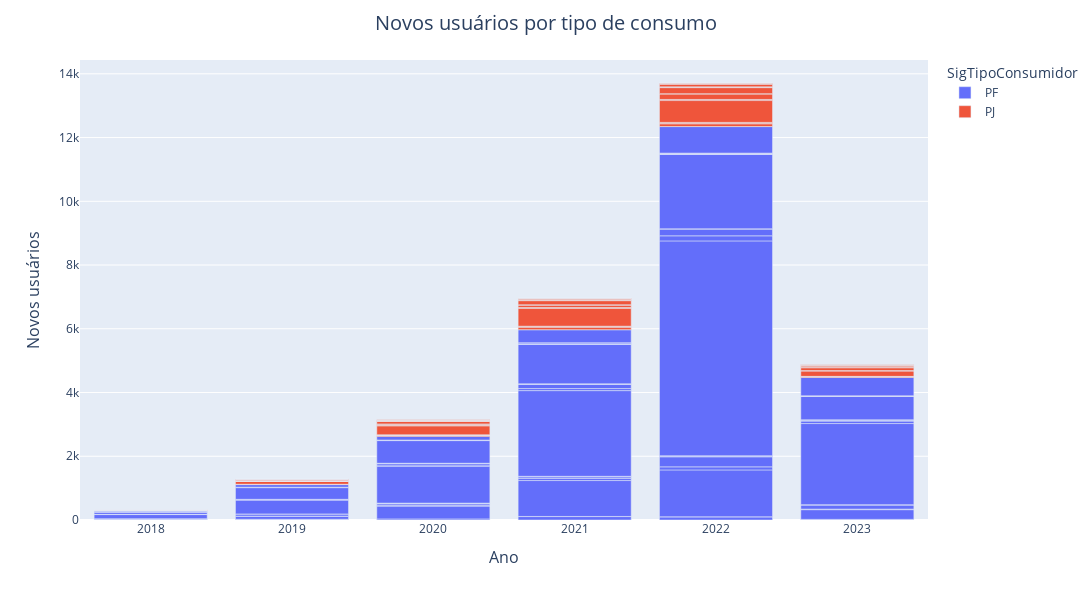
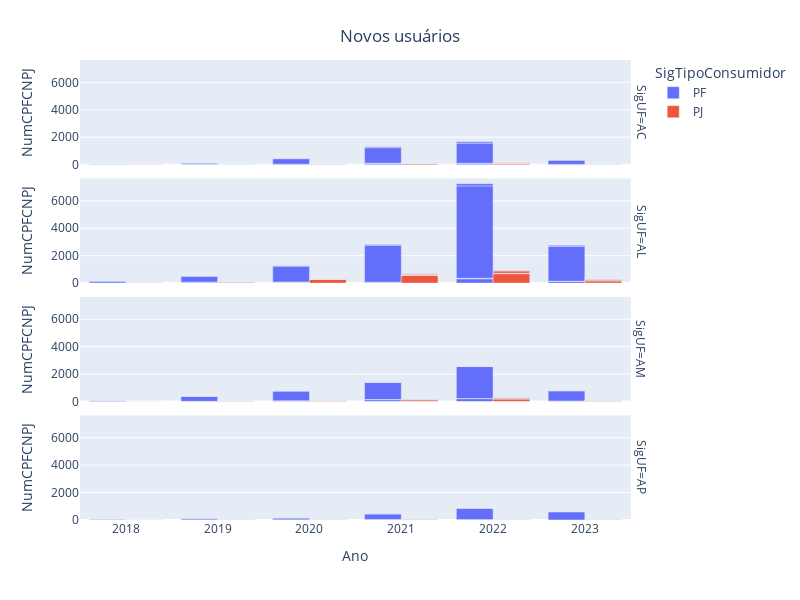

Notebook source saved alongside these figures, in order:
### Markdown cell above
# EDA

Análises de interesse:

    - Evoluções do número de usuários por tempo, segmentado por: 
        - SigTipoConsumigor (pf/pj) e SigUF(uf)
        - DscClasseConsumo (resid/comercial/industrial) e SigUF(uf)
        - 

    - Análises da potencia instalada por tempo, segmentado por: 
        - SigTipoConsumigor (pf/pj) e SigUF(uf)
        - 

    - Análises o agente instalada por grupo tarifario, segmentado por: 
        - SigTipoConsumigor (pf/pj) e SigUF(uf)
        - 


Colunas adequadas para utilização: 

 - SigUF - nome do estado do empreendimento
 - NomMunicipio - nome do município do empreendimento

 - SigTipoConsumidor (PF ou PJ)
 - DthAtualizaCadastralEmpreend

 - DscClasseConsumo - descrição da classe de consumo do empreendimento
 - CodSubGrupoTarifario - código do subgrupo tarifário do empreendimento

 - DscFonteGeracao - descrição da fonte de geração do empreendimento

 - NomAgente - nome do agente 
 - DscPorte - descrição do porte do agente
 - MdaPotenciaInstaladaKW - potência instalada do agente em kW

### Code cell
df['Mes'] = pd.DatetimeIndex(df['DthAtualizaCadastralEmpreend']).month
df['Ano'] = pd.DatetimeIndex(df['DthAtualizaCadastralEmpreend']).year
df['Ano_Mes'] = pd.to_datetime(df['DthAtualizaCadastralEmpreend']).dt.strftime('%Y-%m')

# exclui nulos
df_clean = df.dropna(subset=['NumCPFCNPJ']).copy()

# filtra SigUFs 
df_clean = df_clean[df_clean['SigUF'].isin(['AC', 'AL', 'AM', 'AP'])]

# agrupa os dados
counts = df_clean.groupby(['Ano', 'SigUF','SigTipoConsumidor', 'DscClasseConsumo']).agg({'NumCPFCNPJ': 'nunique'}).reset_index()
# ERRADO - tx_anual_tipo = counts.groupby(['NumCPFCNPJ', 'SigTipoConsumidor'])['Ano'].apply(lambda x: x.pct_change().mean())
# ERRADO - tx_anual_classe = counts.groupby(['NumCPFCNPJ', 'DscClasseConsumo'])['Ano'].apply(lambda x: x.pct_change().mean())


# seria bom adicionar uma linha com a taxa de crescimento anual por Tipo de Consumidor
def grafico_novos_usuarios_tipo(counts):
    counts_filtered = counts.query('Ano >= 2018')
    fig_novos_tipo = px.bar(counts_filtered, x="Ano", y="NumCPFCNPJ", color='SigTipoConsumidor')
    fig_novos_tipo.update_layout(
        width=1200,
        height=600,
        xaxis_title='Ano',
        xaxis_title_font_size=16,
        yaxis_title='Novos usuários',
        yaxis_title_font_size=16,
        title='Novos usuários por tipo de consumo',
        title_font_size=20,
        title_x=.5
    )
    fig_novos_tipo.show()
grafico_novos_usuarios_tipo(counts)
#grafico_novos_usuarios_tipo(counts)


# Tornar a o eixo y variável pelo max de cada UF
def grafico_novos_usuarios_tipo_UF(counts):
    counts_filtered = counts.query('Ano >= 2018')
    fig_novos_tipo_uf = px.bar(counts_filtered, x="Ano", y="NumCPFCNPJ", color='SigTipoConsumidor',barmode="group", facet_row="SigUF")
    fig_novos_tipo_uf.update_layout(
        width=800,
        height=600,
        title={
        'text': "Novos usuários",
        'y':0.95,
        'x':0.5,
        'xanchor': 'center',
        'yanchor': 'top'}
        )

    fig_novos_tipo_uf.show()
grafico_novos_usuarios_tipo_UF(counts)

### Figure 1 — Plotly figure (JSON) as saved in the notebook; plotly's stock layout.template omitted (floating-point values rounded to 4 significant figures)
{"data": [{"alignmentgroup": "True", "hovertemplate": "SigTipoConsumidor=PF<br>Ano=%{x}<br>NumCPFCNPJ=%{y}<extra></extra>", "legendgroup": "PF", "marker": {"color": "#636efa", "pattern": {"shape": ""}}, "name": "PF", "offsetgroup": "PF", "orientation": "v", "showlegend": true, "textposition": "auto", "type": "bar", "x": [2018, 2018, 2018, 2018, 2018, 2018, 2018, 2018, 2018, 2018, 2018, 2018, 2019, 2019, 2019, 2019, 2019, 2019, 2019, 2019, 2019, 2019, 2019, 2019, 2019, 2020, 2020, 2020, 2020, 2020, 2020, 2020, 2020, 2020, 2020, 2020, 2020, 2020, 2020, 2020, 2021, 2021, 2021, 2021, 2021, 2021, 2021, 2021, 2021, 2021, 2021, 2021, 2021, 2021, 2021, 2021, 2021, 2021, 2021, 2022, 2022, 2022, 2022, 2022, 2022, 2022, 2022, 2022, 2022, 2022, 2022, 2022, 2022, 2022, 2022, 2022, 2023, 2023, 2023, 2023, 2023, 2023, 2023, 2023, 2023, 2023, 2023, 2023, 2023, 2023, 2023, 2023], "xaxis": "x", "y": [3, 1, 22, 13, 1, 131, 1, 5, 1, 68, 1, 33, 22, 1, 92, 6, 68, 3, 434, 10, 13, 367, 3, 10, 82, 35, 401, 16, 57, 5, 16, 1157, 38, 53, 1, 2, 711, 3, 15, 113, 108, 1, 2, 1127, 63, 57, 1, 12, 2689, 64, 138, 9, 2, 1239, 12, 37, 1, 410, 1, 101, 1, 1469, 96, 316, 21, 12, 6741, 160, 214, 6, 2332, 13, 27, 4, 832, 1, 20, 304, 18, 131, 6, 2, 2545, 77, 37, 2, 1, 743, 9, 1, 1, 577], "yaxis": "y"}, {"alignmentgroup": "True", "hovertemplate": "SigTipoConsumidor=PJ<br>Ano=%{x}<br>NumCPFCNPJ=%{y}<extra></extra>", "legendgroup": "PJ", "marker": {"color": "#EF553B", "pattern": {"shape": ""}}, "name": "PJ", "offsetgroup": "PJ", "orientation": "v", "showlegend": true, "textposition": "auto", "type": "bar", "x": [2018, 2018, 2018, 2018, 2018, 2018, 2018, 2018, 2019, 2019, 2019, 2019, 2019, 2019, 2019, 2019, 2019, 2019, 2019, 2019, 2019, 2019, 2019, 2019, 2020, 2020, 2020, 2020, 2020, 2020, 2020, 2020, 2020, 2020, 2020, 2020, 2020, 2020, 2020, 2020, 2020, 2020, 2021, 2021, 2021, 2021, 2021, 2021, 2021, 2021, 2021, 2021, 2021, 2021, 2021, 2021, 2021, 2021, 2021, 2021, 2021, 2021, 2022, 2022, 2022, 2022, 2022, 2022, 2022, 2022, 2022, 2022, 2022, 2022, 2022, 2022, 2022, 2022, 2022, 2022, 2022, 2023, 2023, 2023, 2023, 2023, 2023, 2023, 2023, 2023, 2023, 2023, 2023, 2023, 2023, 2023], "xaxis": "x", "y": [5, 23, 3, 2, 5, 1, 1, 2, 9, 1, 1, 86, 7, 2, 5, 2, 33, 3, 1, 8, 11, 2, 2, 1, 38, 3, 9, 1, 1, 280, 13, 7, 33, 7, 78, 9, 2, 20, 1, 13, 2, 2, 85, 4, 2, 16, 1, 558, 23, 6, 80, 4, 2, 128, 11, 3, 38, 2, 22, 2, 2, 2, 88, 5, 4, 30, 3, 685, 33, 2, 171, 11, 189, 21, 4, 74, 2, 35, 1, 1, 7, 24, 1, 6, 2, 171, 8, 2, 90, 7, 47, 5, 18, 1, 17, 7], "yaxis": "y"}], "layout": {"barmode": "relative", "height": 600, "legend": {"title": {"text": "SigTipoConsumidor"}, "tracegroupgap": 0}, "margin": {"t": 60}, "title": {"font": {"size": 20}, "text": "Novos usuários por tipo de consumo", "x": 0.5}, "width": 1200, "xaxis": {"anchor": "y", "domain": [0, 1], "title": {"font": {"size": 16}, "text": "Ano"}}, "yaxis": {"anchor": "x", "domain": [0, 1], "title": {"font": {"size": 16}, "text": "Novos usuários"}}}}

### Figure 2 — Plotly figure (JSON) as saved in the notebook; plotly's stock layout.template omitted (floating-point values rounded to 4 significant figures)
{"data": [{"alignmentgroup": "True", "hovertemplate": "SigTipoConsumidor=PF<br>SigUF=AC<br>Ano=%{x}<br>NumCPFCNPJ=%{y}<extra></extra>", "legendgroup": "PF", "marker": {"color": "#636efa", "pattern": {"shape": ""}}, "name": "PF", "offsetgroup": "PF", "orientation": "v", "showlegend": true, "textposition": "auto", "type": "bar", "x": [2018, 2018, 2018, 2019, 2019, 2019, 2019, 2020, 2020, 2020, 2021, 2021, 2021, 2021, 2021, 2022, 2022, 2022, 2022, 2023, 2023, 2023], "xaxis": "x4", "y": [3, 1, 22, 22, 1, 92, 6, 35, 401, 16, 108, 1, 2, 1127, 63, 101, 1, 1469, 96, 20, 304, 18], "yaxis": "y4"}, {"alignmentgroup": "True", "hovertemplate": "SigTipoConsumidor=PF<br>SigUF=AL<br>Ano=%{x}<br>NumCPFCNPJ=%{y}<extra></extra>", "legendgroup": "PF", "marker": {"color": "#636efa", "pattern": {"shape": ""}}, "name": "PF", "offsetgroup": "PF", "orientation": "v", "showlegend": false, "textposition": "auto", "type": "bar", "x": [2018, 2018, 2018, 2018, 2019, 2019, 2019, 2019, 2020, 2020, 2020, 2020, 2020, 2021, 2021, 2021, 2021, 2021, 2022, 2022, 2022, 2022, 2022, 2023, 2023, 2023, 2023, 2023], "xaxis": "x3", "y": [13, 1, 131, 1, 68, 3, 434, 10, 57, 5, 16, 1157, 38, 57, 1, 12, 2689, 64, 316, 21, 12, 6741, 160, 131, 6, 2, 2545, 77], "yaxis": "y3"}, {"alignmentgroup": "True", "hovertemplate": "SigTipoConsumidor=PF<br>SigUF=AM<br>Ano=%{x}<br>NumCPFCNPJ=%{y}<extra></extra>", "legendgroup": "PF", "marker": {"color": "#636efa", "pattern": {"shape": ""}}, "name": "PF", "offsetgroup": "PF", "orientation": "v", "showlegend": false, "textposition": "auto", "type": "bar", "x": [2018, 2018, 2018, 2018, 2019, 2019, 2019, 2020, 2020, 2020, 2020, 2020, 2021, 2021, 2021, 2021, 2021, 2022, 2022, 2022, 2022, 2023, 2023, 2023, 2023, 2023], "xaxis": "x2", "y": [5, 1, 68, 1, 13, 367, 3, 53, 1, 2, 711, 3, 138, 9, 2, 1239, 12, 214, 6, 2332, 13, 37, 2, 1, 743, 9], "yaxis": "y2"}, {"alignmentgroup": "True", "hovertemplate": "SigTipoConsumidor=PF<br>SigUF=AP<br>Ano=%{x}<br>NumCPFCNPJ=%{y}<extra></extra>", "legendgroup": "PF", "marker": {"color": "#636efa", "pattern": {"shape": ""}}, "name": "PF", "offsetgroup": "PF", "orientation": "v", "showlegend": false, "textposition": "auto", "type": "bar", "x": [2018, 2019, 2019, 2020, 2020, 2021, 2021, 2021, 2021, 2022, 2022, 2022, 2022, 2023, 2023, 2023], "xaxis": "x", "y": [33, 10, 82, 15, 113, 37, 1, 410, 1, 27, 4, 832, 1, 1, 1, 577], "yaxis": "y"}, {"alignmentgroup": "True", "hovertemplate": "SigTipoConsumidor=PJ<br>SigUF=AC<br>Ano=%{x}<br>NumCPFCNPJ=%{y}<extra></extra>", "legendgroup": "PJ", "marker": {"color": "#EF553B", "pattern": {"shape": ""}}, "name": "PJ", "offsetgroup": "PJ", "orientation": "v", "showlegend": true, "textposition": "auto", "type": "bar", "x": [2018, 2019, 2019, 2019, 2020, 2020, 2020, 2020, 2020, 2021, 2021, 2021, 2021, 2021, 2022, 2022, 2022, 2022, 2022, 2023, 2023, 2023, 2023], "xaxis": "x4", "y": [5, 9, 1, 1, 38, 3, 9, 1, 1, 85, 4, 2, 16, 1, 88, 5, 4, 30, 3, 24, 1, 6, 2], "yaxis": "y4"}, {"alignmentgroup": "True", "hovertemplate": "SigTipoConsumidor=PJ<br>SigUF=AL<br>Ano=%{x}<br>NumCPFCNPJ=%{y}<extra></extra>", "legendgroup": "PJ", "marker": {"color": "#EF553B", "pattern": {"shape": ""}}, "name": "PJ", "offsetgroup": "PJ", "orientation": "v", "showlegend": false, "textposition": "auto", "type": "bar", "x": [2018, 2018, 2018, 2019, 2019, 2019, 2019, 2019, 2020, 2020, 2020, 2020, 2020, 2021, 2021, 2021, 2021, 2021, 2021, 2022, 2022, 2022, 2022, 2022, 2023, 2023, 2023, 2023, 2023], "xaxis": "x3", "y": [23, 3, 2, 86, 7, 2, 5, 2, 280, 13, 7, 33, 7, 558, 23, 6, 80, 4, 2, 685, 33, 2, 171, 11, 171, 8, 2, 90, 7], "yaxis": "y3"}, {"alignmentgroup": "True", "hovertemplate": "SigTipoConsumidor=PJ<br>SigUF=AM<br>Ano=%{x}<br>NumCPFCNPJ=%{y}<extra></extra>", "legendgroup": "PJ", "marker": {"color": "#EF553B", "pattern": {"shape": ""}}, "name": "PJ", "offsetgroup": "PJ", "orientation": "v", "showlegend": false, "textposition": "auto", "type": "bar", "x": [2018, 2018, 2019, 2019, 2019, 2019, 2020, 2020, 2020, 2020, 2020, 2021, 2021, 2021, 2021, 2021, 2022, 2022, 2022, 2022, 2022, 2023, 2023, 2023, 2023], "xaxis": "x2", "y": [5, 1, 33, 3, 1, 8, 78, 9, 2, 20, 1, 128, 11, 3, 38, 2, 189, 21, 4, 74, 2, 47, 5, 18, 1], "yaxis": "y2"}, {"alignmentgroup": "True", "hovertemplate": "SigTipoConsumidor=PJ<br>SigUF=AP<br>Ano=%{x}<br>NumCPFCNPJ=%{y}<extra></extra>", "legendgroup": "PJ", "marker": {"color": "#EF553B", "pattern": {"shape": ""}}, "name": "PJ", "offsetgroup": "PJ", "orientation": "v", "showlegend": false, "textposition": "auto", "type": "bar", "x": [2018, 2018, 2019, 2019, 2019, 2019, 2020, 2020, 2020, 2021, 2021, 2021, 2021, 2022, 2022, 2022, 2022, 2023, 2023], "xaxis": "x", "y": [1, 2, 11, 2, 2, 1, 13, 2, 2, 22, 2, 2, 2, 35, 1, 1, 7, 17, 7], "yaxis": "y"}], "layout": {"annotations": [{"font": {}, "showarrow": false, "text": "SigUF=AP", "textangle": 90, "x": 0.98, "xanchor": "left", "xref": "paper", "y": 0.1138, "yanchor": "middle", "yref": "paper"}, {"font": {}, "showarrow": false, "text": "SigUF=AM", "textangle": 90, "x": 0.98, "xanchor": "left", "xref": "paper", "y": 0.3712, "yanchor": "middle", "yref": "paper"}, {"font": {}, "showarrow": false, "text": "SigUF=AL", "textangle": 90, "x": 0.98, "xanchor": "left", "xref": "paper", "y": 0.6288, "yanchor": "middle", "yref": "paper"}, {"font": {}, "showarrow": false, "text": "SigUF=AC", "textangle": 90, "x": 0.98, "xanchor": "left", "xref": "paper", "y": 0.8862, "yanchor": "middle", "yref": "paper"}], "barmode": "group", "height": 600, "legend": {"title": {"text": "SigTipoConsumidor"}, "tracegroupgap": 0}, "margin": {"t": 60}, "title": {"text": "Novos usuários", "x": 0.5, "xanchor": "center", "y": 0.95, "yanchor": "top"}, "width": 800, "xaxis": {"anchor": "y", "domain": [0, 0.98], "title": {"text": "Ano"}}, "xaxis2": {"anchor": "y2", "domain": [0, 0.98], "matches": "x", "showticklabels": false}, "xaxis3": {"anchor": "y3", "domain": [0, 0.98], "matches": "x", "showticklabels": false}, "xaxis4": {"anchor": "y4", "domain": [0, 0.98], "matches": "x", "showticklabels": false}, "yaxis": {"anchor": "x", "domain": [0, 0.2275], "title": {"text": "NumCPFCNPJ"}}, "yaxis2": {"anchor": "x2", "domain": [0.2575, 0.485], "matches": "y", "title": {"text": "NumCPFCNPJ"}}, "yaxis3": {"anchor": "x3", "domain": [0.515, 0.7425], "matches": "y", "title": {"text": "NumCPFCNPJ"}}, "yaxis4": {"anchor": "x4", "domain": [0.7725, 1], "matches": "y", "title": {"text": "NumCPFCNPJ"}}}}
